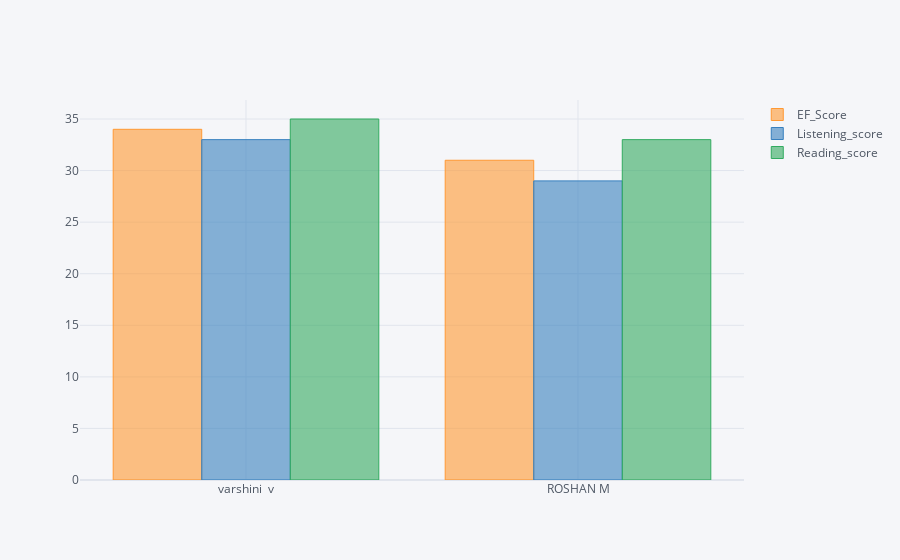

The notebook cell this image was saved under:
### Code cell
a2 = df[df["CEFR_level"]=="A2"]
a2[["EF_Score","Listening_score","Reading_score"]].iplot(kind='bar')

### Figure 1 — Plotly figure (JSON) as saved in the notebook; plotly's stock layout.template omitted (floating-point values rounded to 4 significant figures)
{"data": [{"marker": {"color": "rgba(255, 153, 51, 0.6)", "line": {"color": "rgba(255, 153, 51, 1.0)", "width": 1}}, "name": "EF_Score", "orientation": "v", "text": "", "x": ["varshini  v", "ROSHAN M"], "y": [34, 31], "type": "bar"}, {"marker": {"color": "rgba(55, 128, 191, 0.6)", "line": {"color": "rgba(55, 128, 191, 1.0)", "width": 1}}, "name": "Listening_score", "orientation": "v", "text": "", "x": ["varshini  v", "ROSHAN M"], "y": [33, 29], "type": "bar"}, {"marker": {"color": "rgba(50, 171, 96, 0.6)", "line": {"color": "rgba(50, 171, 96, 1.0)", "width": 1}}, "name": "Reading_score", "orientation": "v", "text": "", "x": ["varshini  v", "ROSHAN M"], "y": [35, 33], "type": "bar"}], "layout": {"legend": {"bgcolor": "#F5F6F9", "font": {"color": "#4D5663"}}, "paper_bgcolor": "#F5F6F9", "plot_bgcolor": "#F5F6F9", "title": {"font": {"color": "#4D5663"}}, "xaxis": {"gridcolor": "#E1E5ED", "showgrid": true, "tickfont": {"color": "#4D5663"}, "title": {"font": {"color": "#4D5663"}, "text": ""}, "zerolinecolor": "#E1E5ED"}, "yaxis": {"gridcolor": "#E1E5ED", "showgrid": true, "tickfont": {"color": "#4D5663"}, "title": {"font": {"color": "#4D5663"}, "text": ""}, "zerolinecolor": "#E1E5ED"}}}
